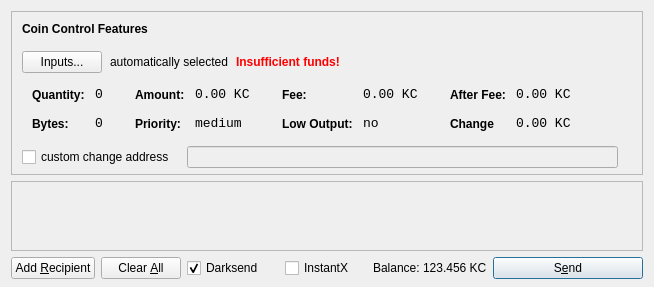
<?xml version="1.0" encoding="UTF-8"?>
<ui version="4.0">
 <class>SendCoinsDialog</class>
 <widget class="QDialog" name="SendCoinsDialog">
  <property name="geometry">
   <rect>
    <x>0</x>
    <y>0</y>
    <width>250</width>
    <height>200</height>
   </rect>
  </property>
  <property name="windowTitle">
   <string>Send Coins</string>
  </property>
  <layout class="QVBoxLayout" name="verticalLayout" stretch="0,1,0">
   <property name="bottomMargin">
    <number>8</number>
   </property>
   <item>
    <widget class="QFrame" name="frameCoinControl">
     <property name="sizePolicy">
      <sizepolicy hsizetype="Expanding" vsizetype="Expanding">
       <horstretch>0</horstretch>
       <verstretch>0</verstretch>
      </sizepolicy>
     </property>
     <property name="maximumSize">
      <size>
       <width>16777215</width>
       <height>16777215</height>
      </size>
     </property>
     <property name="frameShape">
      <enum>QFrame::StyledPanel</enum>
     </property>
     <property name="frameShadow">
      <enum>QFrame::Sunken</enum>
     </property>
     <layout class="QVBoxLayout" name="verticalLayoutCoinControl2">
      <property name="spacing">
       <number>-1</number>
      </property>
      <property name="leftMargin">
       <number>0</number>
      </property>
      <property name="topMargin">
       <number>0</number>
      </property>
      <property name="rightMargin">
       <number>0</number>
      </property>
      <property name="bottomMargin">
       <number>6</number>
      </property>
      <item>
       <layout class="QVBoxLayout" name="verticalLayoutCoinControl" stretch="0,0,0,0,1">
        <property name="spacing">
         <number>0</number>
        </property>
        <property name="leftMargin">
         <number>10</number>
        </property>
        <property name="topMargin">
         <number>10</number>
        </property>
        <item>
         <layout class="QHBoxLayout" name="horizontalLayoutCoinControl1">
          <property name="bottomMargin">
           <number>15</number>
          </property>
          <item>
           <widget class="QLabel" name="labelCoinControlFeatures">
            <property name="sizePolicy">
             <sizepolicy hsizetype="Preferred" vsizetype="Maximum">
              <horstretch>0</horstretch>
              <verstretch>0</verstretch>
             </sizepolicy>
            </property>
            <property name="font">
             <font>
              <weight>75</weight>
              <bold>true</bold>
             </font>
            </property>
            <property name="styleSheet">
             <string notr="true">font-weight:bold;</string>
            </property>
            <property name="text">
             <string>Coin Control Features</string>
            </property>
           </widget>
          </item>
         </layout>
        </item>
        <item>
         <layout class="QHBoxLayout" name="horizontalLayoutCoinControl2" stretch="0,0,0,0">
          <property name="spacing">
           <number>8</number>
          </property>
          <property name="bottomMargin">
           <number>10</number>
          </property>
          <item>
           <widget class="QPushButton" name="pushButtonCoinControl">
            <property name="styleSheet">
             <string notr="true"/>
            </property>
            <property name="text">
             <string>Inputs...</string>
            </property>
           </widget>
          </item>
          <item>
           <widget class="QLabel" name="labelCoinControlAutomaticallySelected">
            <property name="text">
             <string>automatically selected</string>
            </property>
            <property name="margin">
             <number>5</number>
            </property>
           </widget>
          </item>
          <item>
           <widget class="QLabel" name="labelCoinControlInsuffFunds">
            <property name="font">
             <font>
              <weight>75</weight>
              <bold>true</bold>
             </font>
            </property>
            <property name="styleSheet">
             <string notr="true">color:red;font-weight:bold;</string>
            </property>
            <property name="text">
             <string>Insufficient funds!</string>
            </property>
            <property name="margin">
             <number>5</number>
            </property>
           </widget>
          </item>
          <item>
           <spacer name="horizontalSpacerCoinControl">
            <property name="orientation">
             <enum>Qt::Horizontal</enum>
            </property>
            <property name="sizeHint" stdset="0">
             <size>
              <width>40</width>
              <height>1</height>
             </size>
            </property>
           </spacer>
          </item>
         </layout>
        </item>
        <item>
         <widget class="QWidget" name="widgetCoinControl" native="true">
          <property name="sizePolicy">
           <sizepolicy hsizetype="Preferred" vsizetype="Preferred">
            <horstretch>0</horstretch>
            <verstretch>0</verstretch>
           </sizepolicy>
          </property>
          <property name="minimumSize">
           <size>
            <width>0</width>
            <height>0</height>
           </size>
          </property>
          <property name="styleSheet">
           <string notr="true"/>
          </property>
          <layout class="QHBoxLayout" name="horizontalLayoutCoinControl5">
           <property name="margin">
            <number>0</number>
           </property>
           <item>
            <layout class="QHBoxLayout" name="horizontalLayoutCoinControl3" stretch="0,0,0,1">
             <property name="spacing">
              <number>20</number>
             </property>
             <property name="topMargin">
              <number>0</number>
             </property>
             <property name="bottomMargin">
              <number>10</number>
             </property>
             <item>
              <layout class="QFormLayout" name="formLayoutCoinControl1">
               <property name="horizontalSpacing">
                <number>10</number>
               </property>
               <property name="verticalSpacing">
                <number>14</number>
               </property>
               <property name="leftMargin">
                <number>10</number>
               </property>
               <property name="topMargin">
                <number>4</number>
               </property>
               <property name="rightMargin">
                <number>6</number>
               </property>
               <item row="0" column="0">
                <widget class="QLabel" name="labelCoinControlQuantityText">
                 <property name="styleSheet">
                  <string notr="true">font-weight:bold;</string>
                 </property>
                 <property name="text">
                  <string>Quantity:</string>
                 </property>
                 <property name="margin">
                  <number>0</number>
                 </property>
                </widget>
               </item>
               <item row="0" column="1">
                <widget class="QLabel" name="labelCoinControlQuantity">
                 <property name="font">
                  <font>
                   <family>Monospace</family>
                   <pointsize>10</pointsize>
                  </font>
                 </property>
                 <property name="cursor">
                  <cursorShape>IBeamCursor</cursorShape>
                 </property>
                 <property name="contextMenuPolicy">
                  <enum>Qt::ActionsContextMenu</enum>
                 </property>
                 <property name="text">
                  <string>0</string>
                 </property>
                 <property name="margin">
                  <number>0</number>
                 </property>
                 <property name="textInteractionFlags">
                  <set>Qt::LinksAccessibleByMouse|Qt::TextSelectableByKeyboard|Qt::TextSelectableByMouse</set>
                 </property>
                </widget>
               </item>
               <item row="1" column="0">
                <widget class="QLabel" name="labelCoinControlBytesText">
                 <property name="styleSheet">
                  <string notr="true">font-weight:bold;</string>
                 </property>
                 <property name="text">
                  <string>Bytes:</string>
                 </property>
                </widget>
               </item>
               <item row="1" column="1">
                <widget class="QLabel" name="labelCoinControlBytes">
                 <property name="font">
                  <font>
                   <family>Monospace</family>
                   <pointsize>10</pointsize>
                  </font>
                 </property>
                 <property name="cursor">
                  <cursorShape>IBeamCursor</cursorShape>
                 </property>
                 <property name="contextMenuPolicy">
                  <enum>Qt::ActionsContextMenu</enum>
                 </property>
                 <property name="text">
                  <string>0</string>
                 </property>
                 <property name="textInteractionFlags">
                  <set>Qt::LinksAccessibleByMouse|Qt::TextSelectableByKeyboard|Qt::TextSelectableByMouse</set>
                 </property>
                </widget>
               </item>
              </layout>
             </item>
             <item>
              <layout class="QFormLayout" name="formLayoutCoinControl2">
               <property name="horizontalSpacing">
                <number>10</number>
               </property>
               <property name="verticalSpacing">
                <number>14</number>
               </property>
               <property name="leftMargin">
                <number>6</number>
               </property>
               <property name="topMargin">
                <number>4</number>
               </property>
               <property name="rightMargin">
                <number>6</number>
               </property>
               <item row="0" column="0">
                <widget class="QLabel" name="labelCoinControlAmountText">
                 <property name="styleSheet">
                  <string notr="true">font-weight:bold;</string>
                 </property>
                 <property name="text">
                  <string>Amount:</string>
                 </property>
                 <property name="margin">
                  <number>0</number>
                 </property>
                </widget>
               </item>
               <item row="0" column="1">
                <widget class="QLabel" name="labelCoinControlAmount">
                 <property name="font">
                  <font>
                   <family>Monospace</family>
                   <pointsize>10</pointsize>
                  </font>
                 </property>
                 <property name="cursor">
                  <cursorShape>IBeamCursor</cursorShape>
                 </property>
                 <property name="contextMenuPolicy">
                  <enum>Qt::ActionsContextMenu</enum>
                 </property>
                 <property name="text">
                  <string>0.00 KC</string>
                 </property>
                 <property name="textInteractionFlags">
                  <set>Qt::LinksAccessibleByMouse|Qt::TextSelectableByKeyboard|Qt::TextSelectableByMouse</set>
                 </property>
                </widget>
               </item>
               <item row="1" column="0">
                <widget class="QLabel" name="labelCoinControlPriorityText">
                 <property name="styleSheet">
                  <string notr="true">font-weight:bold;</string>
                 </property>
                 <property name="text">
                  <string>Priority:</string>
                 </property>
                </widget>
               </item>
               <item row="1" column="1">
                <widget class="QLabel" name="labelCoinControlPriority">
                 <property name="font">
                  <font>
                   <family>Monospace</family>
                   <pointsize>10</pointsize>
                  </font>
                 </property>
                 <property name="cursor">
                  <cursorShape>IBeamCursor</cursorShape>
                 </property>
                 <property name="contextMenuPolicy">
                  <enum>Qt::ActionsContextMenu</enum>
                 </property>
                 <property name="text">
                  <string>medium</string>
                 </property>
                 <property name="textInteractionFlags">
                  <set>Qt::LinksAccessibleByMouse|Qt::TextSelectableByKeyboard|Qt::TextSelectableByMouse</set>
                 </property>
                </widget>
               </item>
              </layout>
             </item>
             <item>
              <layout class="QFormLayout" name="formLayoutCoinControl3">
               <property name="horizontalSpacing">
                <number>10</number>
               </property>
               <property name="verticalSpacing">
                <number>14</number>
               </property>
               <property name="leftMargin">
                <number>6</number>
               </property>
               <property name="topMargin">
                <number>4</number>
               </property>
               <property name="rightMargin">
                <number>6</number>
               </property>
               <item row="0" column="0">
                <widget class="QLabel" name="labelCoinControlFeeText">
                 <property name="styleSheet">
                  <string notr="true">font-weight:bold;</string>
                 </property>
                 <property name="text">
                  <string>Fee:</string>
                 </property>
                 <property name="margin">
                  <number>0</number>
                 </property>
                </widget>
               </item>
               <item row="0" column="1">
                <widget class="QLabel" name="labelCoinControlFee">
                 <property name="font">
                  <font>
                   <family>Monospace</family>
                   <pointsize>10</pointsize>
                  </font>
                 </property>
                 <property name="cursor">
                  <cursorShape>IBeamCursor</cursorShape>
                 </property>
                 <property name="contextMenuPolicy">
                  <enum>Qt::ActionsContextMenu</enum>
                 </property>
                 <property name="text">
                  <string>0.00 KC</string>
                 </property>
                 <property name="textInteractionFlags">
                  <set>Qt::LinksAccessibleByMouse|Qt::TextSelectableByKeyboard|Qt::TextSelectableByMouse</set>
                 </property>
                </widget>
               </item>
               <item row="1" column="0">
                <widget class="QLabel" name="labelCoinControlLowOutputText">
                 <property name="styleSheet">
                  <string notr="true">font-weight:bold;</string>
                 </property>
                 <property name="text">
                  <string>Low Output:</string>
                 </property>
                </widget>
               </item>
               <item row="1" column="1">
                <widget class="QLabel" name="labelCoinControlLowOutput">
                 <property name="font">
                  <font>
                   <family>Monospace</family>
                   <pointsize>10</pointsize>
                  </font>
                 </property>
                 <property name="cursor">
                  <cursorShape>IBeamCursor</cursorShape>
                 </property>
                 <property name="contextMenuPolicy">
                  <enum>Qt::ActionsContextMenu</enum>
                 </property>
                 <property name="text">
                  <string>no</string>
                 </property>
                 <property name="textInteractionFlags">
                  <set>Qt::LinksAccessibleByMouse|Qt::TextSelectableByKeyboard|Qt::TextSelectableByMouse</set>
                 </property>
                </widget>
               </item>
              </layout>
             </item>
             <item>
              <layout class="QFormLayout" name="formLayoutCoinControl4">
               <property name="horizontalSpacing">
                <number>10</number>
               </property>
               <property name="verticalSpacing">
                <number>14</number>
               </property>
               <property name="leftMargin">
                <number>6</number>
               </property>
               <property name="topMargin">
                <number>4</number>
               </property>
               <property name="rightMargin">
                <number>6</number>
               </property>
               <item row="0" column="0">
                <widget class="QLabel" name="labelCoinControlAfterFeeText">
                 <property name="styleSheet">
                  <string notr="true">font-weight:bold;</string>
                 </property>
                 <property name="text">
                  <string>After Fee:</string>
                 </property>
                 <property name="margin">
                  <number>0</number>
                 </property>
                </widget>
               </item>
               <item row="0" column="1">
                <widget class="QLabel" name="labelCoinControlAfterFee">
                 <property name="font">
                  <font>
                   <family>Monospace</family>
                   <pointsize>10</pointsize>
                  </font>
                 </property>
                 <property name="cursor">
                  <cursorShape>IBeamCursor</cursorShape>
                 </property>
                 <property name="contextMenuPolicy">
                  <enum>Qt::ActionsContextMenu</enum>
                 </property>
                 <property name="text">
                  <string>0.00 KC</string>
                 </property>
                 <property name="textInteractionFlags">
                  <set>Qt::LinksAccessibleByMouse|Qt::TextSelectableByKeyboard|Qt::TextSelectableByMouse</set>
                 </property>
                </widget>
               </item>
               <item row="1" column="0">
                <widget class="QLabel" name="labelCoinControlChangeText">
                 <property name="styleSheet">
                  <string notr="true">font-weight:bold;</string>
                 </property>
                 <property name="text">
                  <string>Change</string>
                 </property>
                </widget>
               </item>
               <item row="1" column="1">
                <widget class="QLabel" name="labelCoinControlChange">
                 <property name="font">
                  <font>
                   <family>Monospace</family>
                   <pointsize>10</pointsize>
                  </font>
                 </property>
                 <property name="cursor">
                  <cursorShape>IBeamCursor</cursorShape>
                 </property>
                 <property name="contextMenuPolicy">
                  <enum>Qt::ActionsContextMenu</enum>
                 </property>
                 <property name="text">
                  <string>0.00 KC</string>
                 </property>
                 <property name="textInteractionFlags">
                  <set>Qt::LinksAccessibleByMouse|Qt::TextSelectableByKeyboard|Qt::TextSelectableByMouse</set>
                 </property>
                </widget>
               </item>
              </layout>
             </item>
            </layout>
           </item>
          </layout>
         </widget>
        </item>
        <item>
         <layout class="QHBoxLayout" name="horizontalLayoutCoinControl4" stretch="0,0,0">
          <property name="spacing">
           <number>12</number>
          </property>
          <property name="sizeConstraint">
           <enum>QLayout::SetDefaultConstraint</enum>
          </property>
          <property name="topMargin">
           <number>5</number>
          </property>
          <property name="rightMargin">
           <number>5</number>
          </property>
          <item>
           <widget class="QCheckBox" name="checkBoxCoinControlChange">
            <property name="text">
             <string>custom change address</string>
            </property>
           </widget>
          </item>
          <item>
           <widget class="QLineEdit" name="lineEditCoinControlChange">
            <property name="enabled">
             <bool>false</bool>
            </property>
            <property name="sizePolicy">
             <sizepolicy hsizetype="Expanding" vsizetype="Fixed">
              <horstretch>0</horstretch>
              <verstretch>0</verstretch>
             </sizepolicy>
            </property>
           </widget>
          </item>
          <item>
           <widget class="QLabel" name="labelCoinControlChangeLabel">
            <property name="sizePolicy">
             <sizepolicy hsizetype="Preferred" vsizetype="Expanding">
              <horstretch>0</horstretch>
              <verstretch>0</verstretch>
             </sizepolicy>
            </property>
            <property name="minimumSize">
             <size>
              <width>0</width>
              <height>0</height>
             </size>
            </property>
            <property name="text">
             <string/>
            </property>
            <property name="margin">
             <number>3</number>
            </property>
           </widget>
          </item>
         </layout>
        </item>
        <item>
         <spacer name="verticalSpacerCoinControl">
          <property name="orientation">
           <enum>Qt::Vertical</enum>
          </property>
          <property name="sizeHint" stdset="0">
           <size>
            <width>200</width>
            <height>1</height>
           </size>
          </property>
         </spacer>
        </item>
       </layout>
      </item>
     </layout>
    </widget>
   </item>
   <item>
    <widget class="QScrollArea" name="scrollArea">
     <property name="widgetResizable">
      <bool>true</bool>
     </property>
     <widget class="QWidget" name="scrollAreaWidgetContents">
      <property name="geometry">
       <rect>
        <x>0</x>
        <y>0</y>
        <width>230</width>
        <height>165</height>
       </rect>
      </property>
      <layout class="QVBoxLayout" name="verticalLayout_2">
       <property name="margin">
        <number>0</number>
       </property>
       <item>
        <layout class="QVBoxLayout" name="entries">
         <property name="spacing">
          <number>6</number>
         </property>
        </layout>
       </item>
       <item>
        <spacer name="verticalSpacer">
         <property name="orientation">
          <enum>Qt::Vertical</enum>
         </property>
         <property name="sizeHint" stdset="0">
          <size>
           <width>20</width>
           <height>40</height>
          </size>
         </property>
        </spacer>
       </item>
      </layout>
     </widget>
    </widget>
   </item>
   <item>
    <layout class="QHBoxLayout" name="horizontalLayout">
     <item>
      <widget class="QPushButton" name="addButton">
       <property name="toolTip">
        <string>Send to multiple recipients at once</string>
       </property>
       <property name="text">
        <string>Add &amp;Recipient</string>
       </property>
       <property name="autoDefault">
        <bool>false</bool>
       </property>
      </widget>
     </item>
     <item>
      <widget class="QPushButton" name="clearButton">
       <property name="sizePolicy">
        <sizepolicy hsizetype="Minimum" vsizetype="Fixed">
         <horstretch>0</horstretch>
         <verstretch>0</verstretch>
        </sizepolicy>
       </property>
       <property name="toolTip">
        <string>Remove all transaction fields</string>
       </property>
       <property name="text">
        <string>Clear &amp;All</string>
       </property>
       <property name="autoRepeatDelay">
        <number>300</number>
       </property>
       <property name="autoDefault">
        <bool>false</bool>
       </property>
      </widget>
     </item>
     <item>
      <layout class="QHBoxLayout" name="horizontalLayout_2">
       <property name="spacing">
        <number>3</number>
       </property>
        <item>
        <widget class="QCheckBox" name="checkUseDarksend">
         <property name="minimumSize">
          <size>
           <width>95</width>
           <height>0</height>
          </size>
         </property>
         <property name="text">
          <string>Darksend</string>
         </property>
         <property name="checked">
          <bool>true</bool>
         </property>
        </widget>
       </item>
       <item>
        <widget class="QCheckBox" name="checkInstantX">
         <property name="enabled">
          <bool>true</bool>
         </property>
         <property name="minimumSize">
          <size>
           <width>85</width>
           <height>0</height>
          </size>
         </property>
         <property name="text">
          <string>InstantX</string>
         </property>
        </widget>
       </item>
       <item>
        <widget class="QLabel" name="label">
         <property name="sizePolicy">
          <sizepolicy hsizetype="Preferred" vsizetype="Fixed">
           <horstretch>0</horstretch>
           <verstretch>0</verstretch>
          </sizepolicy>
         </property>
         <property name="text">
          <string>Balance:</string>
         </property>
        </widget>
       </item>
       <item>
        <widget class="QLabel" name="labelBalance">
         <property name="sizePolicy">
          <sizepolicy hsizetype="Preferred" vsizetype="Fixed">
           <horstretch>0</horstretch>
           <verstretch>0</verstretch>
          </sizepolicy>
         </property>
         <property name="cursor">
          <cursorShape>IBeamCursor</cursorShape>
         </property>
         <property name="text">
          <string>123.456 KC</string>
         </property>
         <property name="textInteractionFlags">
          <set>Qt::LinksAccessibleByMouse|Qt::TextSelectableByKeyboard|Qt::TextSelectableByMouse</set>
         </property>
        </widget>
       </item>
      </layout>
     </item>
     <item>
      <spacer name="horizontalSpacer">
       <property name="orientation">
        <enum>Qt::Horizontal</enum>
       </property>
       <property name="sizeHint" stdset="0">
        <size>
         <width>40</width>
         <height>20</height>
        </size>
       </property>
      </spacer>
     </item>
     <item>
      <widget class="QPushButton" name="sendButton">
       <property name="minimumSize">
        <size>
         <width>150</width>
         <height>0</height>
        </size>
       </property>
       <property name="toolTip">
        <string>Confirm the send action</string>
       </property>
       <property name="text">
        <string>S&amp;end</string>
       </property>
       <property name="icon">
        <iconset resource="../bitcoin.qrc">
         <normaloff>:/icons/send</normaloff>:/icons/send</iconset>
       </property>
       <property name="default">
        <bool>true</bool>
       </property>
      </widget>
     </item>
    </layout>
   </item>
  </layout>
 </widget>
 <resources>
  <include location="../bitcoin.qrc"/>
 </resources>
 <connections/>
</ui>
